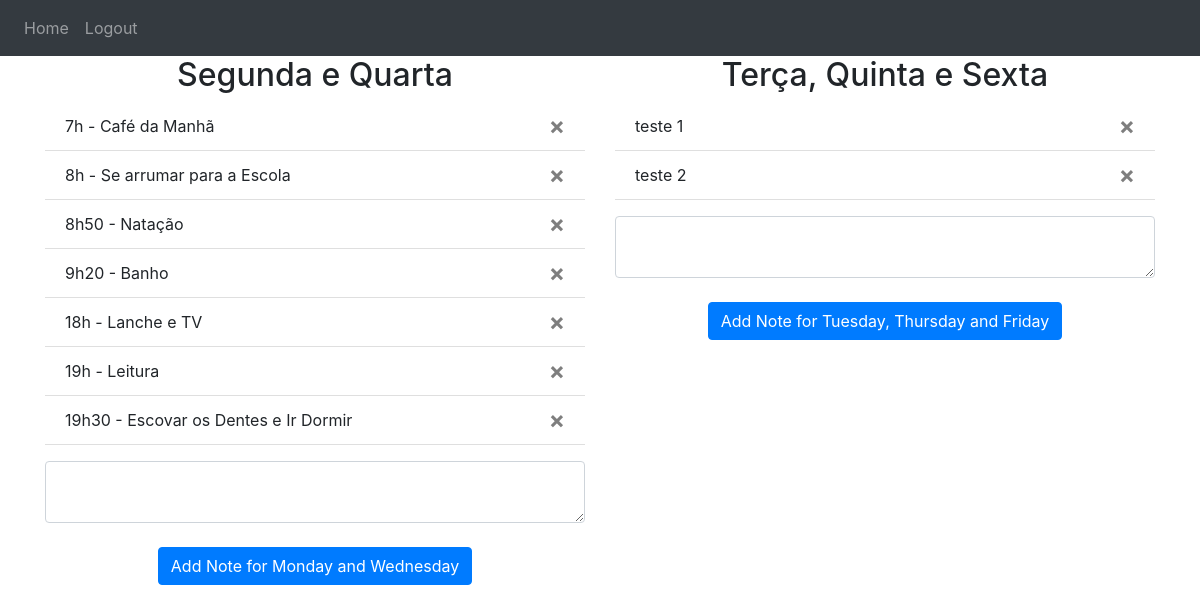
Screenshot of / (signed in) with the database file from the repository.
### website/models.py (models this page shows)
class Note1(db.Model):
    id = db.Column(db.Integer, primary_key=True)
    data = db.Column(db.String(10000))
    date = db.Column(db.DateTime(timezone=True), default=func.now())
    user_id = db.Column(db.Integer, db.ForeignKey('user.id'))

class Note2(db.Model):
    id = db.Column(db.Integer, primary_key=True)
    data = db.Column(db.String(10000))
    date = db.Column(db.DateTime(timezone=True), default=func.now())
    user_id = db.Column(db.Integer, db.ForeignKey('user.id'))

### website/views.py (the view, shortened to what this page needs)
@views.route('/', methods=['GET', 'POST'])
@login_required
def home():
    return render_template("home.html", user=current_user)

### website/__init__.py (called while the page is built)
def create_app():
    app = Flask(__name__)
    app.config['SECRET_KEY'] = 'hjshjhdjah kjshkjdhjs'
    app.config['SQLALCHEMY_DATABASE_URI'] = f'sqlite:///{DB_NAME}'
    db.init_app(app)
    from .views import views
    from .auth import auth
    app.register_blueprint(views, url_prefix='/')
    app.register_blueprint(auth, url_prefix='/')
    from .models import User, Note1, Note2
    with app.app_context():
        db.create_all()
    login_manager = LoginManager()
    login_manager.login_view = 'auth.login'
    login_manager.init_app(app)
    @login_manager.user_loader
    def load_user(id):
        return User.query.get(int(id))
    return app

### website/templates/home.html
{% extends "base.html" %} {% block title %}Home{% endblock %} {% block content
%}
<div class="row">
  <div class="col-md-6">
    <h2 align="center">Segunda e Quarta</h2>
    <ul class="list-group list-group-flush" id="notes1">
      {% for note1 in user.notes1 %}
      <li class="list-group-item">
        {{ note1.data }}
        <button type="button" class="close" onClick="deleteNoteHandler({{ note1.id }}, '1')">
          <span aria-hidden="true">&times;</span>
        </button>
      </li>
      {% endfor %}
    </ul>
    <form method="POST" class="mt-3">
      <textarea name="note1" id="note1" class="form-control"></textarea>
      <br />
      <div align="center">
        <button type="submit" class="btn btn-primary">Add Note for Monday and Wednesday</button>
      </div>
    </form>
  </div>
  <div class="col-md-6">
    <h2 align="center">Terça, Quinta e Sexta</h2>
    <ul class="list-group list-group-flush" id="notes2">
      {% for note2 in user.notes2 %}
      <li class="list-group-item">
        {{ note2.data }}
        <button type="button" class="close" onClick="deleteNoteHandler({{ note2.id }}, '2')">
          <span aria-hidden="true">&times;</span>
        </button>
      </li>
      {% endfor %}
    </ul>
    <form method="POST" class="mt-3">
      <textarea name="note2" id="note2" class="form-control"></textarea>
      <br />
      <div align="center">
        <button type="submit" class="btn btn-primary">Add Note for Tuesday, Thursday and Friday</button>
      </div>
    </form>
  </div>
</div>
{% endblock %}

### website/templates/base.html (shortened to what this page needs)
<!DOCTYPE html>
<html>
  <head>
    <link
      rel="stylesheet"
      href="https://stackpath.bootstrapcdn.com/bootstrap/4.4.1/css/bootstrap.min.css"
    />
    <link
      rel="stylesheet"
      href="https://stackpath.bootstrapcdn.com/font-awesome/4.7.0/css/font-awesome.min.css"
    />
  </head>
  <body>
    <nav class="navbar navbar-expand-lg navbar-dark bg-dark">
      <div class="collapse navbar-collapse" id="navbar">
        <div class="navbar-nav">
          {% if user.is_authenticated %}
          <a class="nav-item nav-link" id="home" href="/">Home</a>
          <a class="nav-item nav-link" id="logout" href="/logout">Logout</a>
          {% else %}
          <a class="nav-item nav-link" id="login" href="/login">Login</a>
          <a class="nav-item nav-link" id="signUp" href="/sign-up">Sign Up</a>
          {% endif %}
        </div>
      </div>
    </nav>
    <div class="container">{% block content %} {% endblock %}</div>
  </body>
</html>

### rows the page displays
Note1: data "7h - Café da Manhã"
Note1: data "8h - Se arrumar para a Escola"
Note1: data "8h50 - Natação"
Note1: data "9h20 - Banho"
Note1: data "18h - Lanche e TV"
Note1: data "19h - Leitura"
Note1: data "19h30 - Escovar os Dentes e Ir Dormir"
Note2: data "teste 1"
Note2: data "teste 2"
